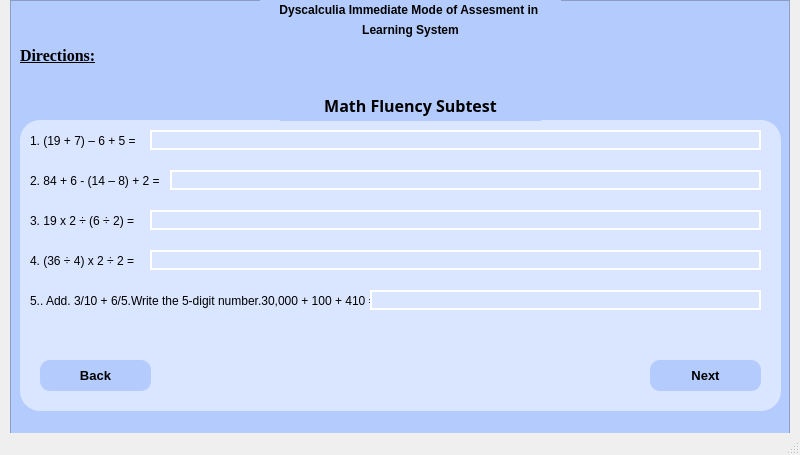
<?xml version="1.0" encoding="UTF-8"?>
<ui version="4.0">
 <class>MainWindow</class>
 <widget class="QMainWindow" name="MainWindow">
  <property name="geometry">
   <rect>
    <x>0</x>
    <y>0</y>
    <width>800</width>
    <height>455</height>
   </rect>
  </property>
  <property name="windowTitle">
   <string>MainWindow</string>
  </property>
  <widget class="QWidget" name="centralwidget">
   <widget class="QFrame" name="frame">
    <property name="geometry">
     <rect>
      <x>10</x>
      <y>0</y>
      <width>780</width>
      <height>480</height>
     </rect>
    </property>
    <property name="styleSheet">
     <string notr="true">background-color: rgb(180, 203, 253);</string>
    </property>
    <property name="frameShape">
     <enum>QFrame::StyledPanel</enum>
    </property>
    <property name="frameShadow">
     <enum>QFrame::Raised</enum>
    </property>
    <widget class="QLabel" name="label">
     <property name="geometry">
      <rect>
       <x>250</x>
       <y>0</y>
       <width>301</width>
       <height>20</height>
      </rect>
     </property>
     <property name="font">
      <font>
       <weight>75</weight>
       <bold>true</bold>
       <underline>false</underline>
      </font>
     </property>
     <property name="text">
      <string>Dyscalculia Immediate Mode of Assesment in </string>
     </property>
     <property name="alignment">
      <set>Qt::AlignCenter</set>
     </property>
     <property name="wordWrap">
      <bool>false</bool>
     </property>
    </widget>
    <widget class="QLabel" name="label_2">
     <property name="geometry">
      <rect>
       <x>250</x>
       <y>20</y>
       <width>301</width>
       <height>20</height>
      </rect>
     </property>
     <property name="font">
      <font>
       <weight>75</weight>
       <bold>true</bold>
       <underline>false</underline>
      </font>
     </property>
     <property name="text">
      <string>Learning System</string>
     </property>
     <property name="alignment">
      <set>Qt::AlignCenter</set>
     </property>
     <property name="wordWrap">
      <bool>false</bool>
     </property>
    </widget>
    <widget class="QLabel" name="label_3">
     <property name="geometry">
      <rect>
       <x>10</x>
       <y>40</y>
       <width>91</width>
       <height>31</height>
      </rect>
     </property>
     <property name="font">
      <font>
       <family>Times New Roman</family>
       <pointsize>12</pointsize>
       <weight>75</weight>
       <bold>true</bold>
       <underline>true</underline>
      </font>
     </property>
     <property name="mouseTracking">
      <bool>false</bool>
     </property>
     <property name="text">
      <string>Directions:</string>
     </property>
    </widget>
    <widget class="QFrame" name="frame_2">
     <property name="geometry">
      <rect>
       <x>10</x>
       <y>120</y>
       <width>761</width>
       <height>291</height>
      </rect>
     </property>
     <property name="styleSheet">
      <string notr="true">background-color: rgb(218, 229, 255);
border-radius: 20px;</string>
     </property>
     <property name="frameShape">
      <enum>QFrame::StyledPanel</enum>
     </property>
     <property name="frameShadow">
      <enum>QFrame::Raised</enum>
     </property>
     <widget class="QLabel" name="label_5">
      <property name="geometry">
       <rect>
        <x>10</x>
        <y>10</y>
        <width>741</width>
        <height>21</height>
       </rect>
      </property>
      <property name="text">
       <string>1. (19 + 7) – 6 + 5 = </string>
      </property>
     </widget>
     <widget class="QLabel" name="label_6">
      <property name="geometry">
       <rect>
        <x>10</x>
        <y>50</y>
        <width>741</width>
        <height>21</height>
       </rect>
      </property>
      <property name="text">
       <string>2. 84 + 6 - (14 – 8) + 2 = </string>
      </property>
     </widget>
     <widget class="QLabel" name="label_7">
      <property name="geometry">
       <rect>
        <x>10</x>
        <y>90</y>
        <width>741</width>
        <height>21</height>
       </rect>
      </property>
      <property name="text">
       <string>3. 19 x 2 ÷ (6 ÷ 2) = </string>
      </property>
     </widget>
     <widget class="QLabel" name="label_8">
      <property name="geometry">
       <rect>
        <x>10</x>
        <y>130</y>
        <width>741</width>
        <height>21</height>
       </rect>
      </property>
      <property name="text">
       <string>4. (36 ÷ 4) x 2 ÷ 2 = </string>
      </property>
     </widget>
     <widget class="QLabel" name="label_9">
      <property name="geometry">
       <rect>
        <x>10</x>
        <y>160</y>
        <width>741</width>
        <height>41</height>
       </rect>
      </property>
      <property name="text">
       <string>5.. Add. 3/10 + 6/5.Write the 5-digit number.30,000 + 100 + 410 =</string>
      </property>
     </widget>
     <widget class="QPushButton" name="pushButton">
      <property name="geometry">
       <rect>
        <x>20</x>
        <y>240</y>
        <width>111</width>
        <height>31</height>
       </rect>
      </property>
      <property name="font">
       <font>
        <pointsize>10</pointsize>
        <weight>75</weight>
        <bold>true</bold>
       </font>
      </property>
      <property name="cursor">
       <cursorShape>PointingHandCursor</cursorShape>
      </property>
      <property name="styleSheet">
       <string notr="true">background-color: rgb(180, 203, 253);
border-radius: 10px;</string>
      </property>
      <property name="text">
       <string>Back</string>
      </property>
     </widget>
     <widget class="QPushButton" name="pushButton_2">
      <property name="geometry">
       <rect>
        <x>630</x>
        <y>240</y>
        <width>111</width>
        <height>31</height>
       </rect>
      </property>
      <property name="font">
       <font>
        <pointsize>10</pointsize>
        <weight>75</weight>
        <bold>true</bold>
        <kerning>true</kerning>
       </font>
      </property>
      <property name="cursor">
       <cursorShape>PointingHandCursor</cursorShape>
      </property>
      <property name="acceptDrops">
       <bool>false</bool>
      </property>
      <property name="styleSheet">
       <string notr="true">background-color: rgb(180, 203, 253);
border-radius: 10px;</string>
      </property>
      <property name="text">
       <string>Next</string>
      </property>
      <property name="autoDefault">
       <bool>false</bool>
      </property>
     </widget>
     <widget class="QLineEdit" name="lineEdit">
      <property name="geometry">
       <rect>
        <x>130</x>
        <y>10</y>
        <width>611</width>
        <height>20</height>
       </rect>
      </property>
      <property name="styleSheet">
       <string notr="true">QLineEdit {
	border: 2px solid #FFFFFF;
}

QLineEdit:focus{
	border: 2px solid #000000
}</string>
      </property>
     </widget>
     <widget class="QLineEdit" name="lineEdit_2">
      <property name="geometry">
       <rect>
        <x>150</x>
        <y>50</y>
        <width>591</width>
        <height>20</height>
       </rect>
      </property>
      <property name="styleSheet">
       <string notr="true">QLineEdit {
	border: 2px solid #FFFFFF;
}

QLineEdit:focus{
	border: 2px solid #000000
}</string>
      </property>
     </widget>
     <widget class="QLineEdit" name="lineEdit_3">
      <property name="geometry">
       <rect>
        <x>130</x>
        <y>90</y>
        <width>611</width>
        <height>20</height>
       </rect>
      </property>
      <property name="styleSheet">
       <string notr="true">QLineEdit {
	border: 2px solid #FFFFFF;
}

QLineEdit:focus{
	border: 2px solid #000000
}</string>
      </property>
     </widget>
     <widget class="QLineEdit" name="lineEdit_4">
      <property name="geometry">
       <rect>
        <x>130</x>
        <y>130</y>
        <width>611</width>
        <height>20</height>
       </rect>
      </property>
      <property name="styleSheet">
       <string notr="true">QLineEdit {
	border: 2px solid #FFFFFF;
}

QLineEdit:focus{
	border: 2px solid #000000
}</string>
      </property>
     </widget>
     <widget class="QLineEdit" name="lineEdit_5">
      <property name="geometry">
       <rect>
        <x>350</x>
        <y>170</y>
        <width>391</width>
        <height>20</height>
       </rect>
      </property>
      <property name="styleSheet">
       <string notr="true">QLineEdit {
	border: 2px solid #FFFFFF;
}

QLineEdit:focus{
	border: 2px solid #000000
}</string>
      </property>
     </widget>
    </widget>
    <widget class="QLabel" name="label_4">
     <property name="geometry">
      <rect>
       <x>270</x>
       <y>90</y>
       <width>261</width>
       <height>31</height>
      </rect>
     </property>
     <property name="font">
      <font>
       <family>Baskerville Old Face</family>
       <pointsize>12</pointsize>
       <weight>75</weight>
       <bold>true</bold>
       <underline>false</underline>
      </font>
     </property>
     <property name="mouseTracking">
      <bool>false</bool>
     </property>
     <property name="text">
      <string>Math Fluency Subtest</string>
     </property>
     <property name="alignment">
      <set>Qt::AlignCenter</set>
     </property>
    </widget>
   </widget>
  </widget>
  <widget class="QMenuBar" name="menubar">
   <property name="geometry">
    <rect>
     <x>0</x>
     <y>0</y>
     <width>800</width>
     <height>21</height>
    </rect>
   </property>
  </widget>
  <widget class="QStatusBar" name="statusbar"/>
 </widget>
 <resources/>
 <connections/>
</ui>
